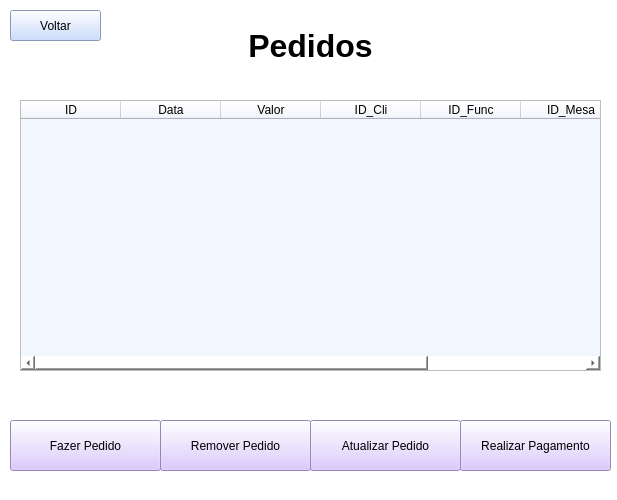
<?xml version="1.0" encoding="UTF-8"?>
<ui version="4.0">
 <class>MainWindow</class>
 <widget class="QMainWindow" name="MainWindow">
  <property name="geometry">
   <rect>
    <x>0</x>
    <y>0</y>
    <width>617</width>
    <height>500</height>
   </rect>
  </property>
  <property name="windowTitle">
   <string>MainWindow</string>
  </property>
  <property name="styleSheet">
   <string notr="true">background-color: rgb(255, 255, 255);</string>
  </property>
  <widget class="QWidget" name="centralwidget">
   <widget class="QPushButton" name="bt_fazerPedido">
    <property name="geometry">
     <rect>
      <x>10</x>
      <y>420</y>
      <width>151</width>
      <height>51</height>
     </rect>
    </property>
    <property name="styleSheet">
     <string notr="true">background-color: rgb(209, 187, 255);</string>
    </property>
    <property name="text">
     <string>Fazer Pedido</string>
    </property>
   </widget>
   <widget class="QTableWidget" name="tabela_pedidos">
    <property name="geometry">
     <rect>
      <x>20</x>
      <y>100</y>
      <width>581</width>
      <height>271</height>
     </rect>
    </property>
    <property name="styleSheet">
     <string notr="true">background-color: rgb(242, 246, 255);</string>
    </property>
    <column>
     <property name="text">
      <string>ID</string>
     </property>
    </column>
    <column>
     <property name="text">
      <string>Data</string>
     </property>
    </column>
    <column>
     <property name="text">
      <string>Valor</string>
     </property>
    </column>
    <column>
     <property name="text">
      <string>ID_Cli</string>
     </property>
    </column>
    <column>
     <property name="text">
      <string>ID_Func</string>
     </property>
    </column>
    <column>
     <property name="text">
      <string>ID_Mesa</string>
     </property>
    </column>
    <column>
     <property name="text">
      <string>ID_comida</string>
     </property>
    </column>
   </widget>
   <widget class="QPushButton" name="bt_removerPedido">
    <property name="geometry">
     <rect>
      <x>160</x>
      <y>420</y>
      <width>151</width>
      <height>51</height>
     </rect>
    </property>
    <property name="styleSheet">
     <string notr="true">background-color: rgb(209, 187, 255);</string>
    </property>
    <property name="text">
     <string>Remover Pedido</string>
    </property>
   </widget>
   <widget class="QPushButton" name="bt_atualizarPedido">
    <property name="geometry">
     <rect>
      <x>310</x>
      <y>420</y>
      <width>151</width>
      <height>51</height>
     </rect>
    </property>
    <property name="styleSheet">
     <string notr="true">background-color: rgb(209, 187, 255);</string>
    </property>
    <property name="text">
     <string>Atualizar Pedido</string>
    </property>
   </widget>
   <widget class="QPushButton" name="bt_pagamento">
    <property name="geometry">
     <rect>
      <x>460</x>
      <y>420</y>
      <width>151</width>
      <height>51</height>
     </rect>
    </property>
    <property name="styleSheet">
     <string notr="true">background-color: rgb(209, 187, 255);</string>
    </property>
    <property name="text">
     <string>Realizar Pagamento</string>
    </property>
   </widget>
   <widget class="QPushButton" name="bt_voltar">
    <property name="geometry">
     <rect>
      <x>10</x>
      <y>10</y>
      <width>91</width>
      <height>31</height>
     </rect>
    </property>
    <property name="styleSheet">
     <string notr="true">background-color: rgb(190, 211, 255);</string>
    </property>
    <property name="text">
     <string>Voltar</string>
    </property>
   </widget>
   <widget class="QLabel" name="label">
    <property name="geometry">
     <rect>
      <x>0</x>
      <y>20</y>
      <width>621</width>
      <height>51</height>
     </rect>
    </property>
    <property name="font">
     <font>
      <family>Microsoft JhengHei UI</family>
      <pointsize>24</pointsize>
      <bold>true</bold>
     </font>
    </property>
    <property name="text">
     <string>Pedidos</string>
    </property>
    <property name="alignment">
     <set>Qt::AlignmentFlag::AlignCenter</set>
    </property>
   </widget>
   <zorder>bt_fazerPedido</zorder>
   <zorder>tabela_pedidos</zorder>
   <zorder>bt_removerPedido</zorder>
   <zorder>bt_atualizarPedido</zorder>
   <zorder>bt_pagamento</zorder>
   <zorder>label</zorder>
   <zorder>bt_voltar</zorder>
  </widget>
  <widget class="QStatusBar" name="statusbar"/>
 </widget>
 <resources/>
 <connections/>
</ui>
